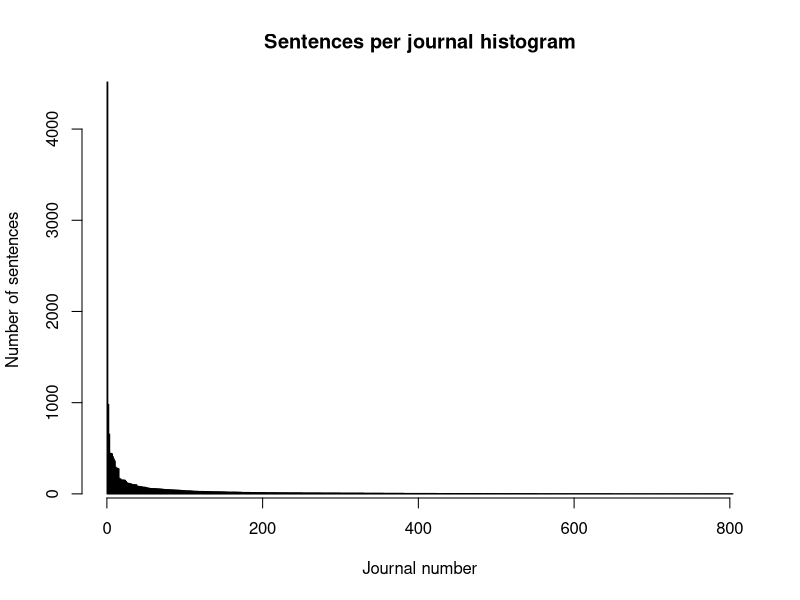
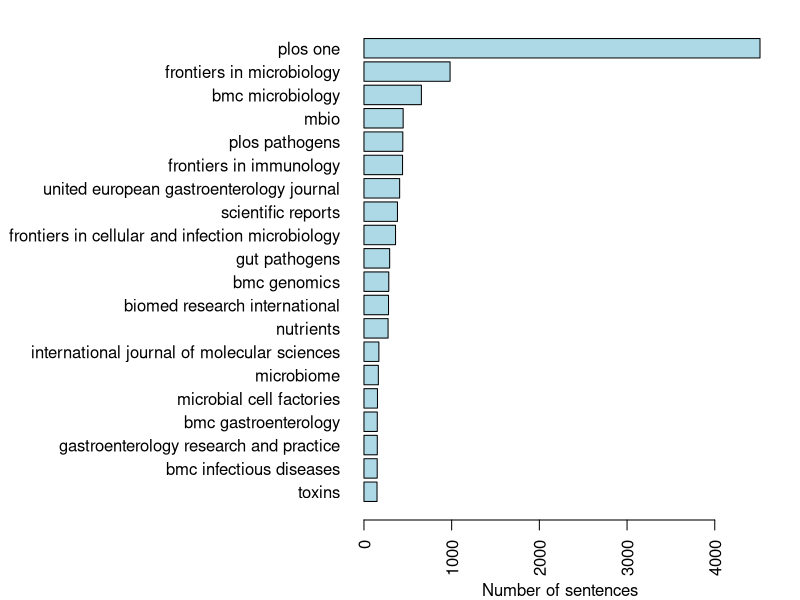
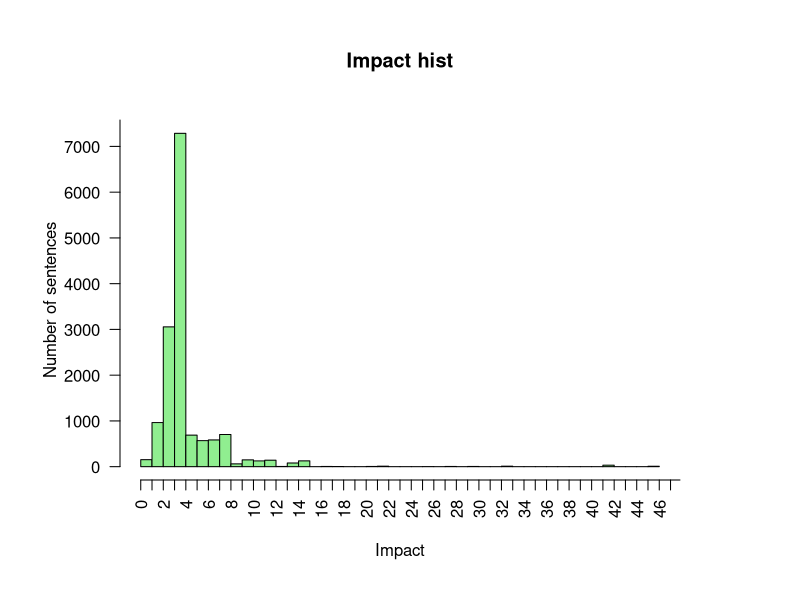

The R script that drew these images, in order:
## ---- chunk 1
setwd('/home/konstantin/documents/projects/python/text_mining/relation_extraction/journals_statistics')
rm(list=ls())
## ---- chunk 2
journal_list <- scan('journal_list.txt',what=character(), sep="\n")
journal_list <- data.frame(journal=journal_list)
journal_list$n <- 1
agg_journal_list <- aggregate(journal_list$n, by=list(journal_list$journal), FUN=sum)
agg_journal_list <- agg_journal_list[order(agg_journal_list$x, decreasing=T), ]
head(agg_journal_list)
nrow(agg_journal_list)
## ---- chunk 3
barplot(agg_journal_list$x, xlab='Journal number', ylab='Number of sentences', main='Sentences per journal histogram')
axis(side=1)
## ---- chunk 4
par(las=2)
par(mar=c(4,18,1,2))
barplot(agg_journal_list$x[20:1],names.arg=agg_journal_list$Group.1[20:1],horiz=TRUE, xlab='Number of sentences',col='lightblue')
sum(agg_journal_list$x[20:1])
sum(agg_journal_list$x)
## ---- chunk 5
impact_list <- read.table('impact_list.txt', sep="\n", na.string=c("NO IMPACT"))
length(impact_list[!is.na(impact_list)])
length(impact_list[is.na(impact_list)])
## ---- chunk 6
colnames(impact_list) <- c('impact')
impact_list$impact <- as.numeric(as.character(impact_list$impact))
## ---- chunk 7
par(las=2)
par(mar=c(6,6,6,6))
hist(impact_list$impact[!is.na(impact_list$impact)], breaks=50, axes=F,
    xlab='Impact', ylab='Number of sentences', main='Impact hist', col='lightgreen')
axis(side=1, at=0:50, labels=0:50)
axis(side=2, at=seq(0, 9000, 1000), labels=seq(0, 9000, 1000))
